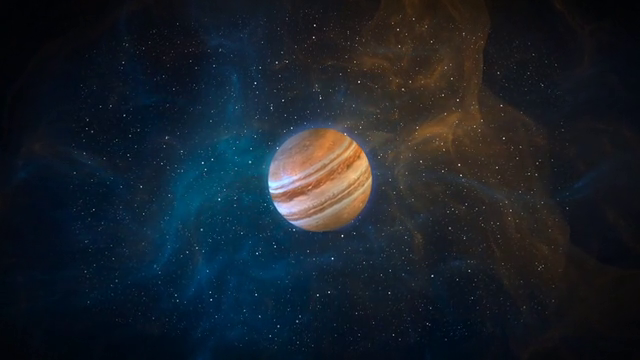
#> input picture frame 50 of OpenCV/Simple_masks/assignment1_video.mp4, 640 x 360 px
$ python assignment1_Q5.py
#> lines starting #> are read from the running program, lines starting #| are printed output that depends on the picture
import cv2
import numpy as np


# Function defined for Fourier transform
def apply_dft(img):
    f_img = np.fft.fft2(img)
    fshift = np.fft.fftshift(f_img)
    magnitude_spectrum = 20 * np.log(np.abs(fshift))
    return magnitude_spectrum


# Function for video prcessing
def process_video(input_video_path, output_video_path):
#> called with output_video_path = 'output_video_fourier_Q5.avi'
    capt = cv2.VideoCapture(input_video_path)
    if not capt.isOpened():
        print("Error: Could not open video.")
        return

    # Video properties
    fps = capt.get(cv2.CAP_PROP_FPS)
    frame_width = int(capt.get(cv2.CAP_PROP_FRAME_WIDTH))
    frame_height = int(capt.get(cv2.CAP_PROP_FRAME_HEIGHT))

    # VideoWriter object
    fourcc = cv2.VideoWriter_fourcc(*'XVID')
    out = cv2.VideoWriter(output_video_path, fourcc, fps, (frame_width, frame_height), isColor=False)

    while capt.isOpened():
        ret, frame = capt.read()
#> frame is the input picture: shape (360, 640, 3); mean B, G, R 41.3, 32.8, 25
        if not ret:
            break

        # Converting to gray
        gray_frame = cv2.cvtColor(frame, cv2.COLOR_BGR2GRAY)
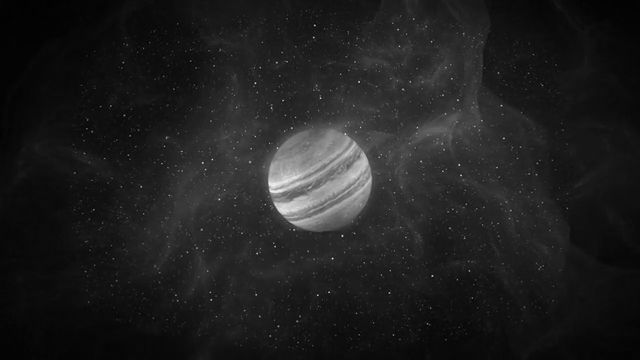
#> gray_frame: shape (360, 640); min 1, max 240, mean 31.4
        dft_frame = apply_dft(gray_frame)
#> in apply_dft, `magnitude_spectrum = 20 * np.log(np.abs(fshift))`:
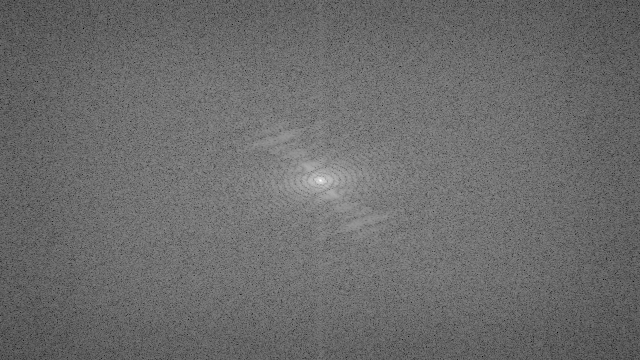
#> magnitude_spectrum: shape (360, 640) float64; min 22.36, max 315.9, mean 146.6; drawn with min black and max white

        # Normalize the DFT frame for visualization
        dft_frame = cv2.normalize(dft_frame, None, 0, 255, cv2.NORM_MINMAX)
        dft_frame = dft_frame.astype(np.uint8)

        out.write(dft_frame)

    capt.release()
    out.release()
    cv2.destroyAllWindows()

if __name__ == "__main__":
    input_video_path = r'D:\4-2\EEE F435 DIP\assignment1_video.mp4'
    output_video_path = "output_video_fourier_Q5.avi"

    process_video(input_video_path, output_video_path)

$ run again, starting later in the video
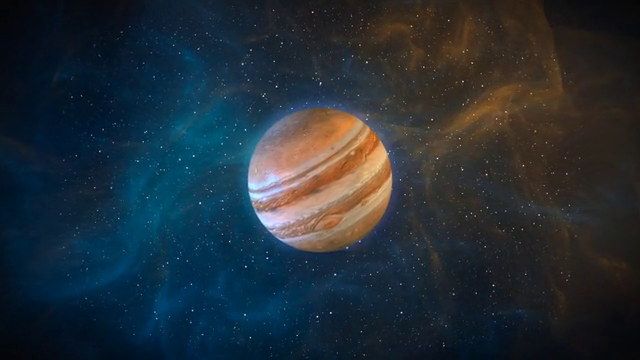
#> input picture frame 225 of OpenCV/Simple_masks/assignment1_video.mp4, 640 x 360 px
#> in process_video, frame is the input picture: shape (360, 640, 3); mean B, G, R 54.6, 46.3, 35.4
#> in process_video, `gray_frame = cv2.cvtColor(frame, cv2.COLOR_BGR2GRAY)`:
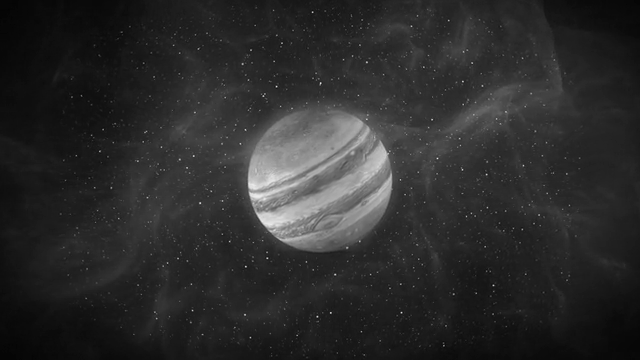
#> gray_frame: shape (360, 640); min 3, max 236, mean 44
#> in apply_dft, `magnitude_spectrum = 20 * np.log(np.abs(fshift))`:
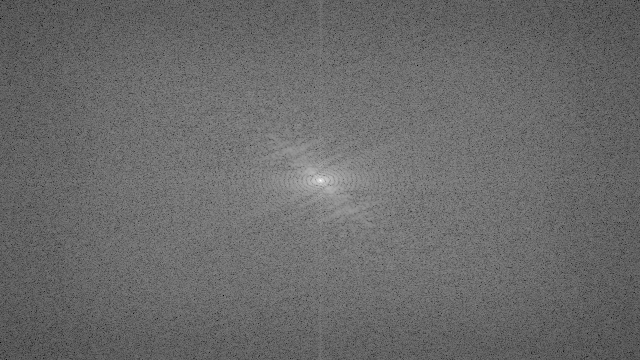
#> magnitude_spectrum: shape (360, 640) float64; min 22.12, max 322.6, mean 147.5; drawn with min black and max white

$ run again, starting later in the video
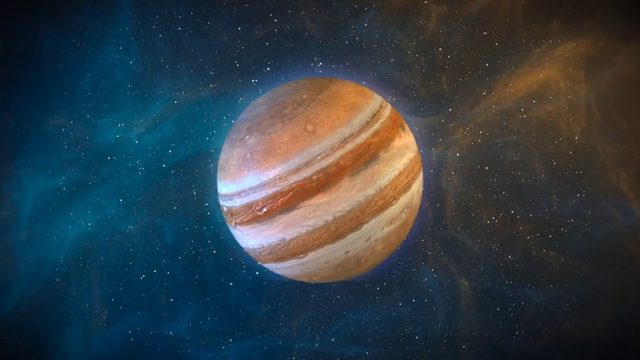
#> input picture frame 401 of OpenCV/Simple_masks/assignment1_video.mp4, 640 x 360 px
#> in process_video, frame is the input picture: shape (360, 640, 3); mean B, G, R 69, 61.8, 49.3
#> in process_video, `gray_frame = cv2.cvtColor(frame, cv2.COLOR_BGR2GRAY)`:
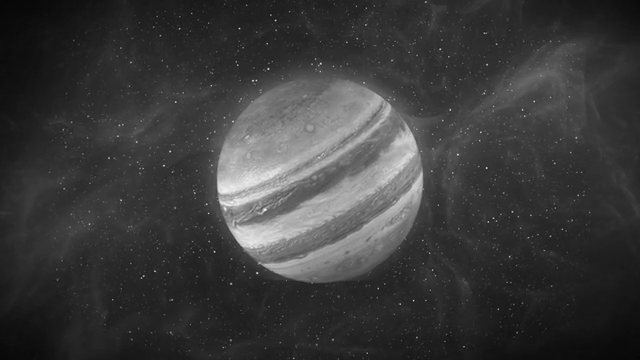
#> gray_frame: shape (360, 640); min 5, max 242, mean 58.8
#> in apply_dft, `magnitude_spectrum = 20 * np.log(np.abs(fshift))`:
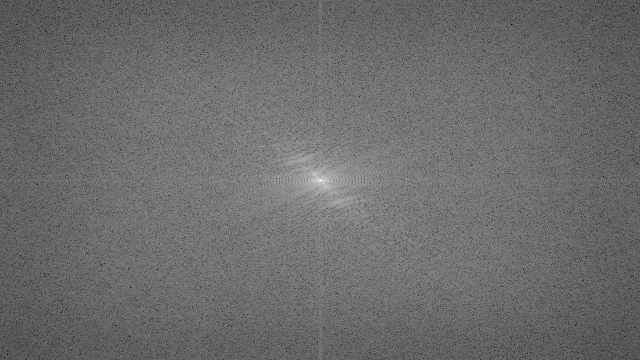
#> magnitude_spectrum: shape (360, 640) float64; min 13.96, max 328.4, mean 147.5; drawn with min black and max white
